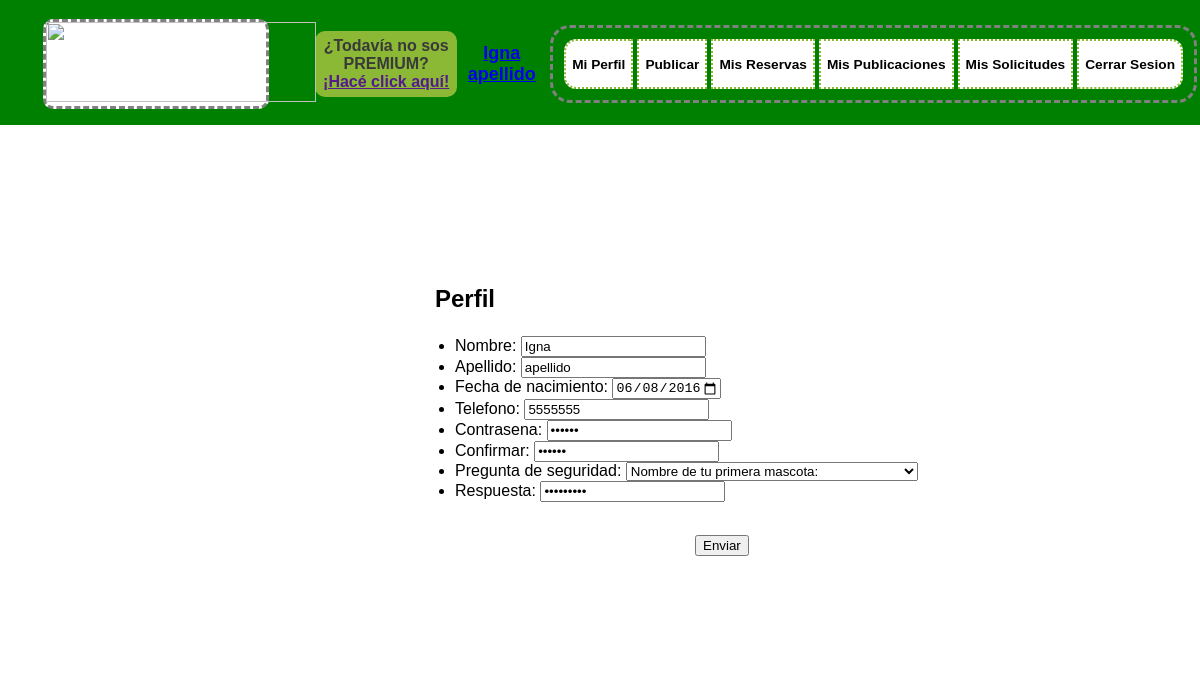
The app's page /PerfilEdit.php (signed in) with its own data.
### tables this page shows
CREATE TABLE `usuarios` (
  `idUSUARIOS` int(11) NOT NULL,
  `NOMBRE` varchar(15) NOT NULL,
  `APELLIDO` varchar(20) NOT NULL,
  `FECHANAC` date NOT NULL,
  `EMAIL` varchar(35) NOT NULL,
  `TELEFONO` varchar(15) DEFAULT NULL,
  `CONTRASENA` varchar(20) NOT NULL,
  `RESPUESTASEG` varchar(20) NOT NULL,
  `FECHADEALTA` timestamp NOT NULL DEFAULT CURRENT_TIMESTAMP,
  `idPREGUNTASDESEGURIDAD` int(11) NOT NULL
);

### PerfilEdit.php (the view, shortened to what this page needs)
<?php
  require("cabecera_estandar_sesion_iniciada.php");
  $conn = mysqli_connect("localhost","root","","couchinn");
  $email=$_SESSION["usuario"];
  $consulta="SELECT * FROM usuarios WHERE EMAIL='$email'";
  $DATOS=mysqli_query($conn,$consulta);
  $fila=mysqli_fetch_row($DATOS);
  $dtprueba=date_create(date("Y-m-d"));
  date_sub($dtprueba,date_interval_create_from_date_string("18 years"));
  $fecha=date_format($dtprueba,"Y-m-d");
?>
<!DOCTYPE html>
<html>
  <head>
    <link rel="stylesheet" href="PerfilEstiloEdit.css">
  </head>
  <body>
    <section class="wrapper">
      <section class="main">
        <article>
          <h2 id="test">Perfil</h2>
            <form class="formulario" method="post">
              <ul class="datos">
                <li><label for="nombre">Nombre: <input type="text" placeholder="Ingrese su nombre" maxlength="10" name="nombre" value="<?php if (isset($_POST['nombre'])) {echo $_POST['nombre'];} else {echo $fila[1];} ?>"> <?php if(isset($errors['nombre'])) echo $errors['nombre']; ?> </label></li>
                <li><label for="apellido">Apellido: <input type="text" placeholder="Ingrese su apellido" maxlength="10" name="apellido" value="<?php if (isset($_POST['apellido'])) {echo $_POST['apellido'];} else {echo $fila[2];} ?>"> <?php if(isset($errors['apellido'])) echo $errors['apellido']; ?> </label></li>
                <li><label for="fecNac">Fecha de nacimiento: <input type="date" placeholder="Año-Mes-Dia" maxlength="10" name="FecNac" value="<?php if (isset($_POST['FecNac'])) {echo $_POST['FecNac'];} else {echo $fila[3];} ?>" min="1900-01-01" max='<?php echo "$fecha"; ?>'> <?php if(isset($errors['FecNac'])) echo $errors['FecNac']; ?> </label></li>
                <li><label for="telefono">Telefono: <input type="tel" placeholder="Ingrese su telefono" maxlength="10" name="telefono" value="<?php if (isset($_POST['telefono'])) {echo $_POST['telefono'];} else {echo $fila[5];} ?>"> <?php if(isset($errors['telefono'])) echo $errors['telefono']; ?> </label></li>
                <li><label for="contrasena">Contrasena: <input type="password" placeholder="Ingrese su contrasena" maxlength="10" name="contrasena" value="<?php if (isset($_POST['contrasena'])) {echo $_POST['contrasena'];} else {echo $fila[6];} ?>"> <?php if(isset($errors['contrasena'])) echo $errors['contrasena']; ?> </label></li>
                <li><label for="contrasena2">Confirmar: <input type="password" placeholder="Confirmar contrasena" maxlength="10" name="contrasena2" value="<?php if (isset($_POST['contrasena2'])) {echo $_POST['contrasena2'];} else {echo $fila[6];} ?>"> <?php if(isset($errors['contrasena2'])) echo $errors['contrasena2']; ?> </label></li>
                <li><label for="preg">Pregunta de seguridad:
                  <?php
                    $sql="SELECT * FROM `preguntasdeseguridad`";
                    $resultado=mysqli_query($conn,$sql);
                    echo "<select name='pregunta_de_seguridad' required='true'>";
                    while ($fila2=mysqli_fetch_row($resultado)) {
                      echo "<option>";
                      echo $fila2[1] . "</option>";
                    }
                    echo "</select>";
                  ?>
                </label></li>
                <li><label for="resp"> Respuesta: <input type="password" placeholder="Respuesta" maxlength="10" name="resp" value="<?php if (isset($_POST['resp'])) {echo $_POST['resp'];} else {echo $fila[7];} ?>"> <?php if(isset($errors['resp'])) echo $errors['resp']; ?> </label></li>
              </ul>
              <input type="submit" class="editar" value="Enviar" />
            </form>
        </article>
      </section>
    </section>
  </body>
</html>

### EstilosCabeceraSesionIniciada.css (style rules this page uses)
body { background-image: url(Fondo_Main_3.jpg); font-family: Arial; }

### PerfilEstiloEdit.css (style rules this page uses)
body { background-image: url(Fondo_Main_3.jpg); background-size: cover; }
.main, aside { background-color: rgba(255, 255, 255, 0.75); position: absolute; padding: 5px 5px; margin: 10px; }
.main { display: inline-block; left: 350px; width: 700px; top: 150px; height: 490px; }
.main article { position: relative; top: 100px; left: 50px; }
.main article h2 { position: relative; left: 20px; }
.datos { display: inline-block; position: absolute; top: 35px; }
.editar { display: inline-block; position: absolute; left: 280px; top: 250px; }

### records on screen
usuarios: nombre "Igna", apellido "apellido", FecNac "06/08/2016", telefono "5555555"

### other values on screen
$_SESSION['nombre'] "Igna"
$_SESSION['apellido'] "apellido"
form field pregunta_de_seguridad "Nombre de tu primera mascota:"
